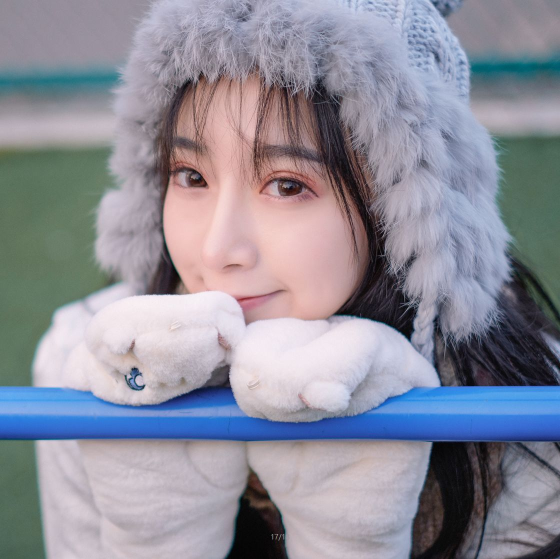
//> input picture opencvtest/threshold/girl.jpg, 1120 x 1118 px (shown at 1/2 size)
$ ./threshold   (built with g++ and OpenCV 4)
//> lines starting //> are read from the running program, lines starting //| are printed output that depends on the picture; after the words box and inside, x2 and y2 are one past the last pixel; in counts of white or black regions, pixels touching at a corner belong together
### opencvtest/threshold/pch.h
// 入门提示:
//   1. 使用解决方案资源管理器窗口添加/管理文件
//   2. 使用团队资源管理器窗口连接到源代码管理
//   3. 使用输出窗口查看生成输出和其他消息
//   4. 使用错误列表窗口查看错误
//   5. 转到“项目”>“添加新项”以创建新的代码文件，或转到“项目”>“添加现有项”以将现有代码文件添加到项目
//   6. 将来，若要再次打开此项目，请转到“文件”>“打开”>“项目”并选择 .sln 文件

#ifndef PCH_H
#define PCH_H

// TODO: 添加要在此处预编译的标头

#endif //PCH_H

### opencvtest/threshold/threshold.cpp
// threshold.cpp : 此文件包含 "main" 函数。程序执行将在此处开始并结束。
//

#include "pch.h"
#include <iostream>
#include<opencv2/opencv.hpp>
using namespace std;
using namespace cv;
Mat right_image;
Mat output_image;
int threshold_type;
void traceBarDemo1(int, void*);
//void traceBarDemo2(int, void*);
const char output[] = "Output image";
int main()
{
    std::cout << "Hello World!\n";
	Mat image = imread("./girl.jpg");
//> image is the input picture: 1118 rows x 1120 cols, CV_8UC3; mean B, G, R 154.1, 141.6, 141.7
	if (image.empty() == true) {
		cout << "Loading image failed!";
		system("pause");
		return -1;
	}
	namedWindow("orignal image", WINDOW_AUTOSIZE);
	pyrDown(image, right_image, Size(image.cols / 2, image.rows / 2));
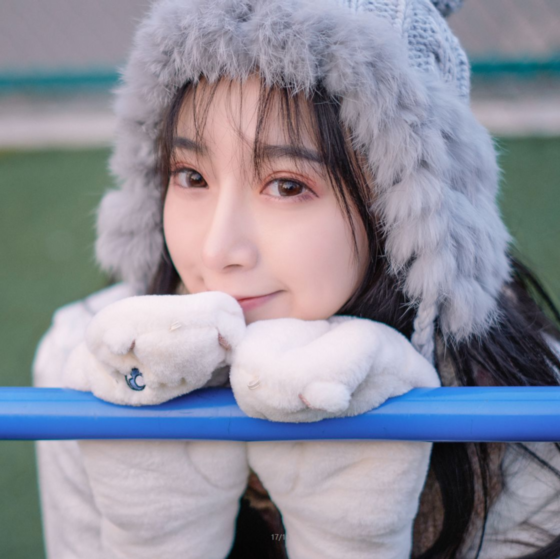
//> right_image: 559 rows x 560 cols, CV_8UC3; mean B, G, R 154.1, 141.7, 141.7
	cvtColor(right_image, right_image, COLOR_BGR2GRAY);
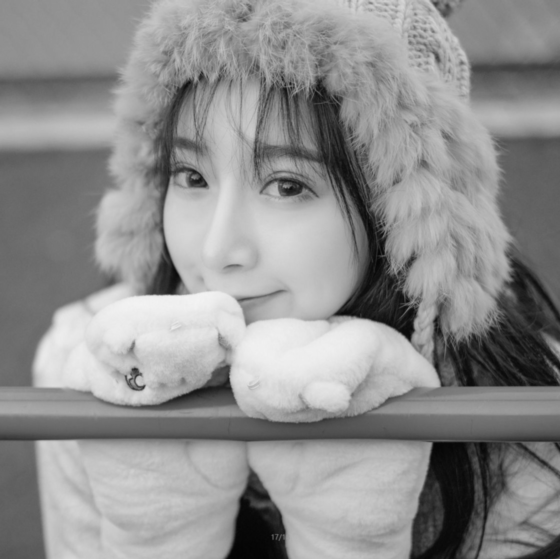
//> right_image: 559 rows x 560 cols, CV_8UC1; min 3, max 243, mean 143.1
	imshow("orignal image", right_image);
	namedWindow(output, WINDOW_AUTOSIZE);
	int shold = 127;
	createTrackbar("thersh_type", output, &threshold_type, 4, traceBarDemo1);
	createTrackbar("thresh", output,&shold , 255, traceBarDemo1);
	traceBarDemo1(shold, 0);
	waitKey(0);
}
void traceBarDemo1(int thresh, void*) {
//> called with thresh = 127
	switch(threshold_type){
		case 0:
			threshold(right_image, output_image, thresh, 255, THRESH_BINARY);
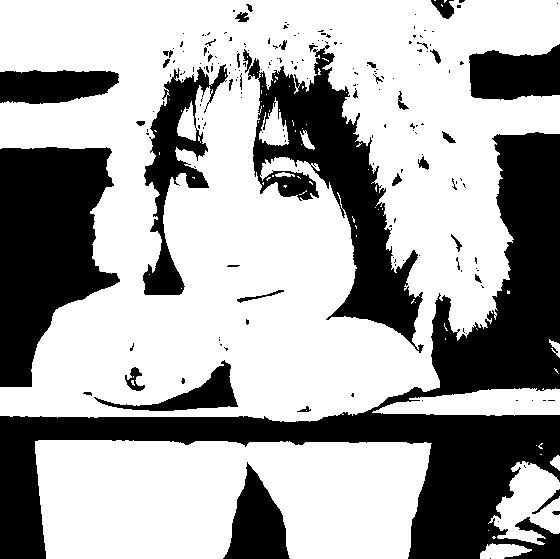
//> output_image: 559 rows x 560 cols, CV_8UC1; 65.2% white; 196 black regions (155 under 20 px), largest, box (x1, y1, x2, y2) and area: (0, 132, 560, 559) 51159, (0, 147, 120, 387) 19059, (243, 45, 424, 353) 17198
			break;
		case 1:
			threshold(right_image, output_image, thresh, 255, THRESH_BINARY_INV);
			break;
		case 3:
			threshold(right_image, output_image, thresh, 255, THRESH_TOZERO);
			break;
		case 4:
			threshold(right_image, output_image, thresh, 255, THRESH_TOZERO_INV);
			break;
		case 2:
			threshold(right_image, output_image, thresh, 255, THRESH_TRUNC);
			break;
	}
	imshow(output, output_image);
}
//void traceBarDemo2(int, void*) {
//	switch (thresh_type) {
//
//	}
//}

// 运行程序: Ctrl + F5 或调试 >“开始执行(不调试)”菜单
// 调试程序: F5 或调试 >“开始调试”菜单

// 入门提示:
//   1. 使用解决方案资源管理器窗口添加/管理文件
//   2. 使用团队资源管理器窗口连接到源代码管理
//   3. 使用输出窗口查看生成输出和其他消息
//   4. 使用错误列表窗口查看错误
//   5. 转到“项目”>“添加新项”以创建新的代码文件，或转到“项目”>“添加现有项”以将现有代码文件添加到项目
//   6. 将来，若要再次打开此项目，请转到“文件”>“打开”>“项目”并选择 .sln 文件
